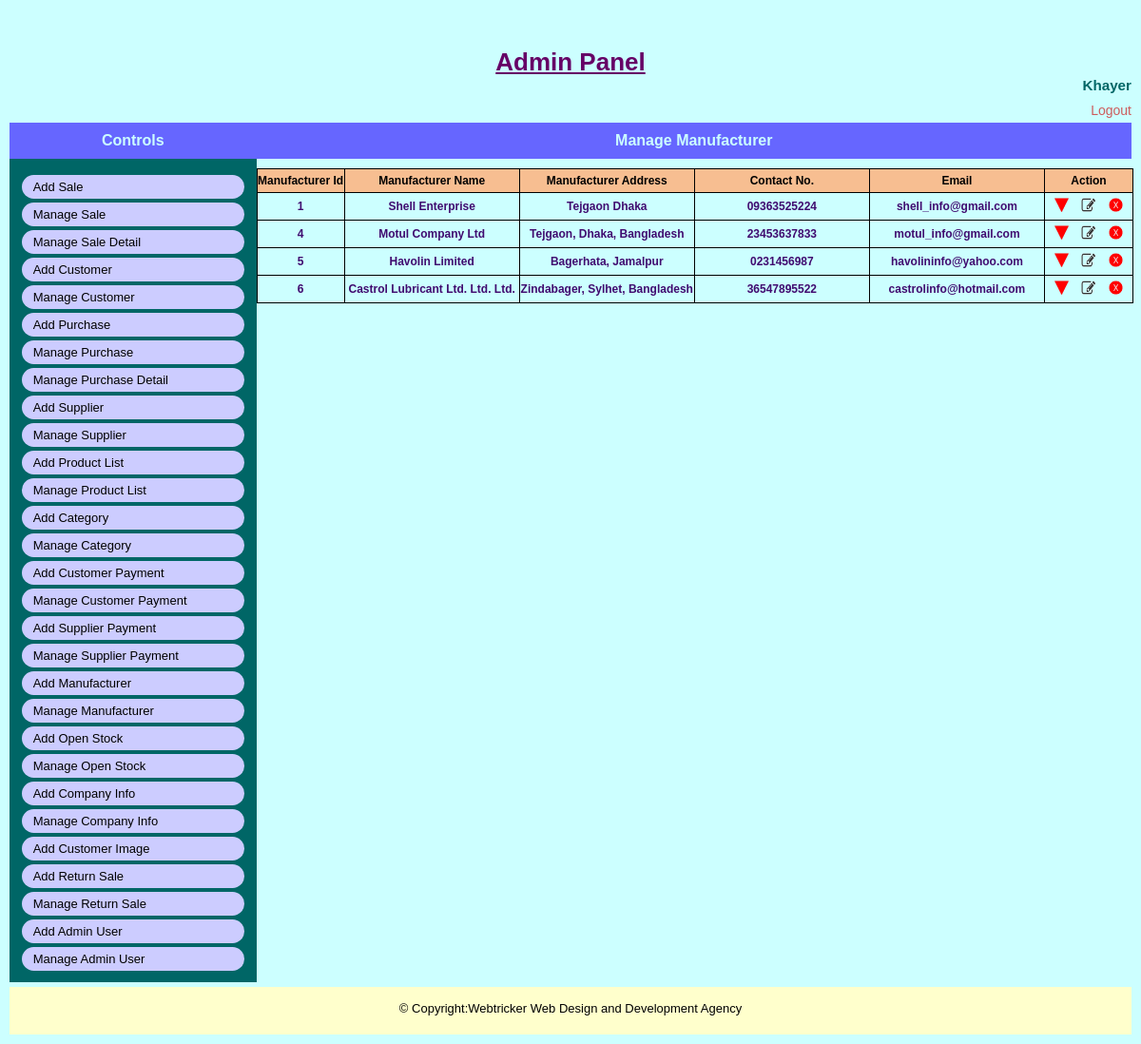
Page /admin/manage_manufacturer.php (signed in) on the committed database.
### tables this page shows
CREATE TABLE `tbl_manufact_info` (
  `manufact_id` int(4) NOT NULL,
  `manufact_name` varchar(100) NOT NULL,
  `manufact_address` text NOT NULL,
  `contact_no` varchar(11) NOT NULL,
  `manufact_email` varchar(100) NOT NULL,
  `status` tinyint(1) NOT NULL DEFAULT 1,
  `deletion_status` tinyint(1) NOT NULL,
  `created_date_time` timestamp NOT NULL DEFAULT current_timestamp() ON UPDATE current_timestamp()
);

### admin/manage_manufacturer.php (called while the page is built, shortened)
<?php
include 'admin_master_page.php';

### classes/database.php (called while the page is built, shortened)
<?php
class Database {
    public function connect() {
        $this->host_name="localhost";
        $this->user_name="u430957945_db_sales_inven";
        $this->password="Inven1254$";
        $this->database_name="u430957945_db_sales_inven";
        $conn= new mysqli($this->host_name,$this->user_name,$this->password,$this->database_name);
        return $conn;
    }
}
?>

### classes/admin.php (called while the page is built, shortened)
<?php
require_once '../classes/database.php';
class Admin extends Database {
    public function select_all_manufacturer()
    {
        $sql="SELECT * FROM tbl_manufact_info WHERE deletion_status='0'";
        $query_result=  $this->connect()->query($sql);
        return $query_result;
    }
}

### admin/pages/manage_manufacturer_view.php (the view, shortened to what this page needs)
<?php
    $query_result=$obj_admin->select_all_manufacturer();
?>
<div class="common_wrap">
    <div class="content_title">
        <h4>Manage Manufacturer</h4>
    </div>
    <div class="manage_wrap">
        <div class="row">
            <div class="cell_1 bg_color_1 fontsize_12">Manufacturer Id</div>
            <div class="cell_2 bg_color_1 fontsize_12">Manufacturer Name</div>
            <div class="cell_3 bg_color_1 fontsize_12">Manufacturer Address</div>
            <div class="cell_3 bg_color_1 fontsize_12">Contact No.</div>
            <div class="cell_3 bg_color_1 fontsize_12">Email</div>
            <div class="cell_5 bg_color_1 fontsize_12">Action</div>
        </div>
        <?php
            while($row=mysqli_fetch_assoc($query_result))
            {
        ?>
        <div class="row">
            <div class="cell_1 color_1"><?php echo $row['manufact_id']?></div>
            <div class="cell_2 color_1"><?php echo $row['manufact_name']?></div>
            <div class="cell_3 color_1"><?php echo $row['manufact_address']?></div>
            <div class="cell_3 color_1"><?php echo $row['contact_no']?></div>
            <div class="cell_3 color_1"><?php echo $row['manufact_email']?></div>
            <div class="cell_5 color_1 manage_link_btn">
            <?php
                if($row['status']==0)
                {
            ?>
                <a class="btn_active" href="?status=active&id=<?php echo $row['manufact_id']?>" title="Inactive"></a>
            <?php } else{?>
                <a class="btn_inactive" href="?status=inactive&id=<?php echo $row['manufact_id']?>" title="Active"></a>
            <?php } ?>
                <a class="btn_edit" href="edit_manufacturer.php?id=<?php echo $row['manufact_id']?>" title="Edit"></a>
                <a class="btn_delete" href="?status=delete&id=<?php echo $row['manufact_id']?>" onclick="return check_delete();" title="Delete"></a>
            </div>
        </div>
        <?php }?>
    </div>
</div>

### asset/css/style.css (style rules this page uses)
body { background-color:#000;color:#000;margin:0;padding:0;font-family:sans-serif;font-size:13px }
h1,h2,h3,h4,h5,h6 { margin:0;padding:0; }
.header_wrap,.menu,.content_wrap,.footer_wrap,.user_info,.admin_content,.common_title,.common_wrap, .view_content,.page_content,.image_wrap,.slide_wrap,.slide_inner,.slide,.sidebar_box_wrap,.sidebar_box, .gallery,.gallery_image_outer,.gallery_image_outer a,.gallery_detail,.common_description,.home_link, .sidebar_box ul,.notice_detail,.front_form_wrap,.front_form_wrap .input_wrap,.event_entry_detail, .student_detail_wrap,.result_detail,.front_content_wrap,.class_routine_details,.routine_display { float:left;position:relative;width:100%; -webkit-box-sizing:border-box; -moz-box-sizing:border-box; box-sizing:border-box }
.admin_page h4 { text-align:center;color:#ccffff;padding:10px 0;margin:0 0 10px 0;font-size:16px; background-color:#6666ff }
.manage_wrap { display:table;position:relative;width:100%;border:1px solid #000;border-bottom:none }
.row { display:table-row;position:relative;width:100%;font-weight:700; -webkit-box-sizing:border-box;-moz-box-sizing:border-box;box-sizing:border-box }
.cell_1,.cell_2,.cell_3,.cell_4,.cell_5,.purchse_cell_1,.purchse_cell_2,.cell_25 { display:table-cell;width:20%;border-right:1px solid #000; color:#000;text-align:center;border-bottom:1px solid #000; padding:5px 0;font-size:12px; -webkit-box-sizing:border-box; -moz-box-sizing:border-box; box-sizing:border-box;vertical-align:middle }
.bg_color_1 { background:#f7be91 }
.color_1 { color:#400b70 }
.cell_1 { width:10% }
.cell_5 { border-right:none }
.fontsize_12 { font-size:12px }
.manage_link_btn a { display:inline-block;width:15px;height:15px;margin:0 5px;padding:0; text-decoration:none;color:#0e03f5 }
.manage_link_btn a.btn_inactive { background:url(../images/btn_status_inactive_bg.png) no-repeat 0 0; background-size:100% 100% }
.manage_link_btn a.btn_delete { background:url(../images/btn_delete_bg.png) no-repeat 0 0; background-size:100% 100% }
.manage_link_btn a.btn_edit { background:url(../images/btn_edit_bg.png) no-repeat 0 0; background-size:100% 100% }

### rows in the picture
tbl_manufact_info: manufact_id "1", manufact_name "Shell Enterprise", manufact_address "Tejgaon Dhaka", contact_no "09363525224", manufact_email "shell_info@gmail.com", status 1 (drawn)
tbl_manufact_info: manufact_id "4", manufact_name "Motul Company Ltd", manufact_address "Tejgaon, Dhaka, Bangladesh", contact_no "23453637833", manufact_email "motul_info@gmail.com", status 1 (drawn)
tbl_manufact_info: manufact_id "5", manufact_name "Havolin Limited", manufact_address "Bagerhata, Jamalpur", contact_no "0231456987", manufact_email "havolininfo@yahoo.com", status 1 (drawn)
tbl_manufact_info: manufact_id "6", manufact_name "Castrol Lubricant Ltd. Ltd. Ltd.", manufact_address "Zindabager, Sylhet, Bangladesh", contact_no "36547895522", manufact_email "castrolinfo@hotmail.com", status 1 (drawn)

### other values in the picture
$_SESSION['admin_name'] "Khayer"
